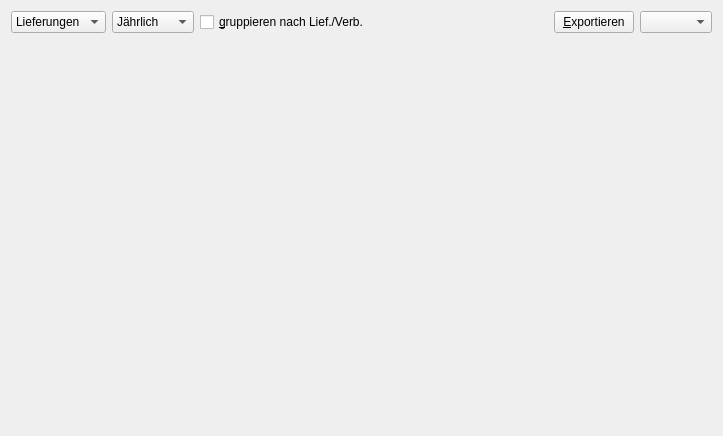
<?xml version="1.0" encoding="UTF-8"?>
<ui version="4.0">
 <class>GesamteLieferungenReport</class>
 <widget class="QWidget" name="GesamteLieferungenReport">
  <property name="geometry">
   <rect>
    <x>0</x>
    <y>0</y>
    <width>723</width>
    <height>436</height>
   </rect>
  </property>
  <property name="windowTitle">
   <string>Report</string>
  </property>
  <layout class="QGridLayout" name="gridLayout">
   <item row="1" column="0">
    <layout class="QVBoxLayout" name="verticalLayout">
     <item>
      <layout class="QHBoxLayout" name="horizontalLayout">
       <item>
        <widget class="QComboBox" name="comboBox_what">
         <item>
          <property name="text">
           <string>Lieferungen</string>
          </property>
         </item>
         <item>
          <property name="text">
           <string>Verbräuche</string>
          </property>
         </item>
        </widget>
       </item>
       <item>
        <widget class="QComboBox" name="comboBox_reportType">
         <item>
          <property name="text">
           <string>Jährlich</string>
          </property>
         </item>
         <item>
          <property name="text">
           <string>Monatlich</string>
          </property>
         </item>
        </widget>
       </item>
       <item>
        <widget class="QCheckBox" name="checkBox_groupByProvider">
         <property name="text">
          <string>&amp;gruppieren nach Lief./Verb. </string>
         </property>
        </widget>
       </item>
       <item>
        <spacer name="horizontalSpacer">
         <property name="orientation">
          <enum>Qt::Horizontal</enum>
         </property>
         <property name="sizeHint" stdset="0">
          <size>
           <width>40</width>
           <height>20</height>
          </size>
         </property>
        </spacer>
       </item>
       <item>
        <widget class="QPushButton" name="pushButton_export">
         <property name="text">
          <string>&amp;Exportieren</string>
         </property>
        </widget>
       </item>
       <item>
        <widget class="QComboBox" name="comboBox_period"/>
       </item>
      </layout>
     </item>
     <item>
      <widget class="ReportTextViewWidget" name="textView" native="true"/>
     </item>
    </layout>
   </item>
  </layout>
 </widget>
 <customwidgets>
  <customwidget>
   <class>ReportTextViewWidget</class>
   <extends>QWidget</extends>
   <header>reports.reportTextViewWidget</header>
   <container>1</container>
  </customwidget>
 </customwidgets>
 <resources/>
 <connections/>
</ui>
